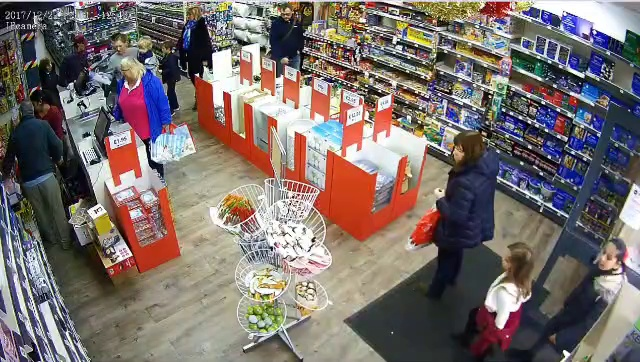
#> input picture database/snapshots/snap_1790017974_id2_intrusion.jpg, 640 x 362 px
$ python -i image_processing.py   (imports and definitions only)
#> lines starting #> are read from the running program, lines starting #| are printed output that depends on the picture
#> further down, picture is the input picture: shape (362, 640, 3); mean B, G, R 107.8, 111.2, 121.9
"""Classical Computer Vision Motion Extraction and Cyberpunk HUD Rendering."""

import cv2
import numpy as np
from typing import List, Dict, Any, Tuple, Optional

class MotionDetector:
    """Motion analysis using Gaussian Mixture-based Background Subtraction (MOG2)."""

    def __init__(self, history: int = 500, var_threshold: int = 25, detect_shadows: bool = True, min_contour_area: int = 800):
        self.subtractor = cv2.createBackgroundSubtractorMOG2(
            history=history,
            varThreshold=var_threshold,
            detectShadows=detect_shadows
        )
        self.min_contour_area = min_contour_area
        self.kernel = cv2.getStructuringElement(cv2.MORPH_ELLIPSE, (5, 5))

    def process_frame(self, frame: np.ndarray) -> Tuple[np.ndarray, float, List[List[int]]]:
        """
        Calculates motion mask, percentage activity, and motion bounding boxes.

        Returns:
            Tuple of (clean_mask, motion_percentage, motion_boxes)
        """
        if frame is None:
            return np.zeros((100, 100), dtype=np.uint8), 0.0, []

        # Convert to blur grayscale for robust background modeling
        gray = cv2.cvtColor(frame, cv2.COLOR_BGR2GRAY)
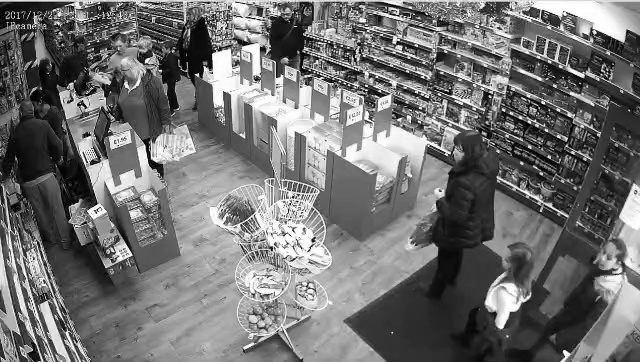
#> gray: shape (362, 640); min 0, max 255, mean 114
        blurred = cv2.GaussianBlur(gray, (7, 7), 0)
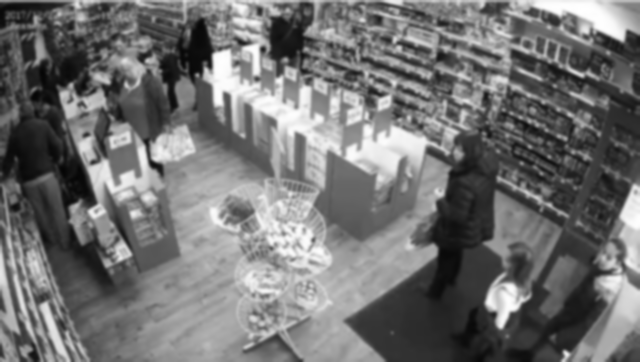
#> blurred: shape (362, 640); min 5, max 255, mean 114

        # Foreground mask (0: bg, 127: shadow, 255: fg)
        fg_mask = self.subtractor.apply(blurred)
#> fg_mask: shape (362, 640); every value is 127

        # Eliminate shadows (keep only confident foreground 255)
        _, clean_mask = cv2.threshold(fg_mask, 200, 255, cv2.THRESH_BINARY)
#> clean_mask: shape (362, 640); every value is 0
        clean_mask = cv2.morphologyEx(clean_mask, cv2.MORPH_OPEN, self.kernel)
        clean_mask = cv2.morphologyEx(clean_mask, cv2.MORPH_DILATE, self.kernel, iterations=2)

        # Compute active foreground motion percentage
        total_pixels = clean_mask.shape[0] * clean_mask.shape[1]
#> total_pixels = 231680
        active_pixels = cv2.countNonZero(clean_mask)
#> active_pixels = 0
        motion_pct = (active_pixels / total_pixels) * 100.0
#> motion_pct = 0

        # Find motion clusters / bounding boxes
        contours, _ = cv2.findContours(clean_mask, cv2.RETR_EXTERNAL, cv2.CHAIN_APPROX_SIMPLE)
#> contours = []
        motion_boxes = []
        for c in contours:
            if cv2.contourArea(c) >= self.min_contour_area:
                x, y, w, h = cv2.boundingRect(c)
                motion_boxes.append([x, y, x + w, y + h])
#> this loop made 0 passes
#> after the loop, motion_boxes = []

        return clean_mask, round(motion_pct, 2), motion_boxes


class HUDVisualizer:
    """Futuristic HUD rendering engine for security feeds, zones, alerts, and tracking."""

    # [126 lines left out: functions draw_corner_rect, render_zones, render_trajectories, render_targets_and_hud, not called in this run]

>>> import cv2
>>> picture = cv2.imread('../database/snapshots/snap_1790017974_id2_intrusion.jpg')
>>> result = MotionDetector().process_frame(picture)

$ run again, on database/snapshots/snap_1790017994_id6_intrusion.jpg
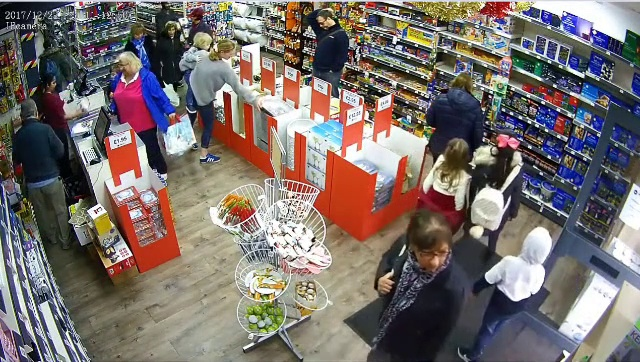
#> input picture database/snapshots/snap_1790017994_id6_intrusion.jpg, 640 x 362 px
#> picture is the input picture: shape (362, 640, 3); mean B, G, R 107.5, 110.8, 120.3
#> in process_frame, `gray = cv2.cvtColor(frame, cv2.COLOR_BGR2GRAY)`:
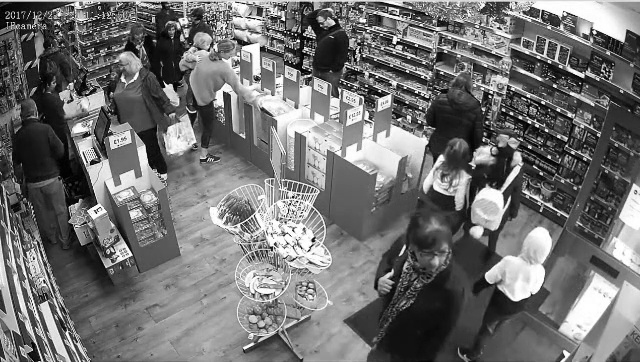
#> gray: shape (362, 640); min 0, max 255, mean 113.3
#> in process_frame, `blurred = cv2.GaussianBlur(gray, (7, 7), 0)`:
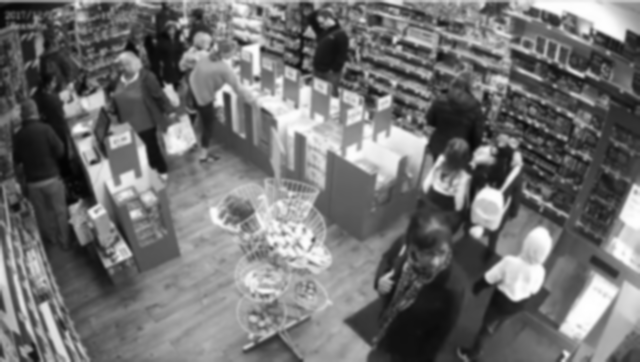
#> blurred: shape (362, 640); min 3, max 255, mean 113.2
#> fg_mask: shape (362, 640); every value is 127
#> clean_mask: shape (362, 640); every value is 0
#> active_pixels = 0
#> contours = []
